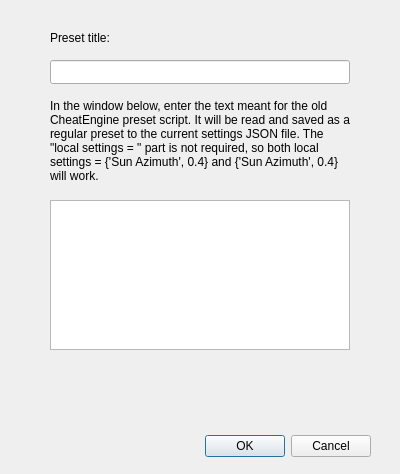
<?xml version="1.0" encoding="UTF-8"?>
<!--RenderBender:A third party program to change Minecraft RTX's settings externally, directly in-memory.
Copyright (C) 2022 Jesse Daems

This program is free software: you can redistribute it and/or modify
it under the terms of the GNU General Public License as published by
the Free Software Foundation, either version 3 of the License, or
(at your option) any later version.

This program is distributed in the hope that it will be useful,
but WITHOUT ANY WARRANTY; without even the implied warranty of
MERCHANTABILITY or FITNESS FOR A PARTICULAR PURPOSE.  See the
GNU General Public License for more details.

You should have received a copy of the GNU General Public License
along with this program.  If not, see <https://www.gnu.org/licenses/>.
-->
<ui version="4.0">
 <class>oldCEPresetImportdialog</class>
 <widget class="QDialog" name="oldCEPresetImportdialog">
  <property name="geometry">
   <rect>
    <x>0</x>
    <y>0</y>
    <width>400</width>
    <height>474</height>
   </rect>
  </property>
  <property name="windowTitle">
   <string>Import CheatEngine Lua Preset</string>
  </property>
  <widget class="QDialogButtonBox" name="buttonBox">
   <property name="geometry">
    <rect>
     <x>30</x>
     <y>430</y>
     <width>341</width>
     <height>32</height>
    </rect>
   </property>
   <property name="orientation">
    <enum>Qt::Horizontal</enum>
   </property>
   <property name="standardButtons">
    <set>QDialogButtonBox::Cancel|QDialogButtonBox::Ok</set>
   </property>
  </widget>
  <widget class="QLabel" name="label">
   <property name="geometry">
    <rect>
     <x>50</x>
     <y>100</y>
     <width>300</width>
     <height>81</height>
    </rect>
   </property>
   <property name="text">
    <string>In the window below, enter the text meant for the old CheatEngine preset script. It will be read and saved as a regular preset to the current settings JSON file. The &quot;local settings = &quot; part is not required, so both local settings = {'Sun Azimuth', 0.4} and {'Sun Azimuth', 0.4} will work.</string>
   </property>
   <property name="wordWrap">
    <bool>true</bool>
   </property>
  </widget>
  <widget class="QPlainTextEdit" name="stringInput">
   <property name="geometry">
    <rect>
     <x>50</x>
     <y>200</y>
     <width>300</width>
     <height>150</height>
    </rect>
   </property>
  </widget>
  <widget class="QLabel" name="validationResultLabel">
   <property name="geometry">
    <rect>
     <x>50</x>
     <y>360</y>
     <width>300</width>
     <height>61</height>
    </rect>
   </property>
   <property name="text">
    <string/>
   </property>
   <property name="wordWrap">
    <bool>true</bool>
   </property>
  </widget>
  <widget class="QLineEdit" name="titleInput">
   <property name="geometry">
    <rect>
     <x>50</x>
     <y>60</y>
     <width>300</width>
     <height>24</height>
    </rect>
   </property>
  </widget>
  <widget class="QLabel" name="label_2">
   <property name="geometry">
    <rect>
     <x>50</x>
     <y>30</y>
     <width>81</width>
     <height>16</height>
    </rect>
   </property>
   <property name="text">
    <string>Preset title:</string>
   </property>
  </widget>
 </widget>
 <resources/>
 <connections>
  <connection>
   <sender>buttonBox</sender>
   <signal>accepted()</signal>
   <receiver>oldCEPresetImportdialog</receiver>
   <slot>accept()</slot>
   <hints>
    <hint type="sourcelabel">
     <x>248</x>
     <y>254</y>
    </hint>
    <hint type="destinationlabel">
     <x>157</x>
     <y>274</y>
    </hint>
   </hints>
  </connection>
  <connection>
   <sender>buttonBox</sender>
   <signal>rejected()</signal>
   <receiver>oldCEPresetImportdialog</receiver>
   <slot>reject()</slot>
   <hints>
    <hint type="sourcelabel">
     <x>316</x>
     <y>260</y>
    </hint>
    <hint type="destinationlabel">
     <x>286</x>
     <y>274</y>
    </hint>
   </hints>
  </connection>
 </connections>
</ui>
